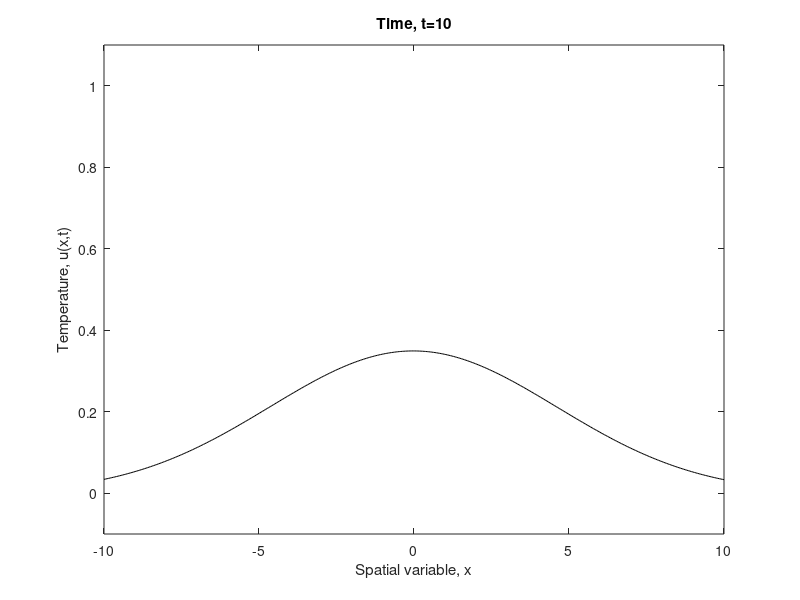

This chart was generated by the following MATLAB code:
clear all;
close all;

%Spatial variable on x direction
L=20; %domain
xmin=-L/2; %minimum boundary
xmax=L/2; %maximum boundary 
dx=0.05; %spatial step size
N=(xmax-xmin)/dx; %number of spatial points
x=linspace(xmin,xmax,N); %spatial vector

%initialise temeprature distribution
f = 0*x; 

%initial condition: square function
f((L/2 - L/10)/dx:(L/2 + L/10)/dx) = 1; 

%plotting the initial condition
plot(x,f)

%diffusion coeffieicnt
a = 1; 

%define the diffusion time step
dt = 0.1;

%define a dummy variable for the convolution integral
y = x;

for k = 1:100 %100 time steps
    t = k*dt; %increase by one time step    
    for j = 1:length(x) %compute the convolution integral at each x point
        xi = x(j) - y;
        gxy = (1/(2*a*sqrt(pi*t)))*exp(-xi.^2/(4*a*a*t));
        u(j) = dot(gxy,f)*dx; %temperature at the jth spatial location
    end
    %plotting
    plot(x,u,'k')
    xlabel('Spatial variable, x')
    ylabel('Temperature, u(x,t)')
    title(['Time, t=',num2str(t)])    
    axis([-L/2 L/2 -.1 1.1])
    pause(0.1)
end
